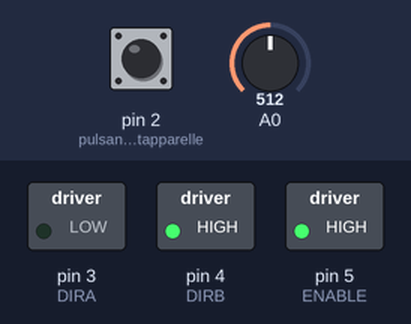
Bench run of a sketch on a simulated Arduino Uno, built with avr-gcc and run on an emulated ATmega328P. Shown: switched loads named in the sketch (green lamp = pin HIGH). The test bench sets the inputs (shaded band); at power-on: A0 = 512, pin 2 (pulsante_alza_tapparelle) LOW.

Above: at 1.2 s.
1.3 s: A0 set to 490
At 1.9 s:
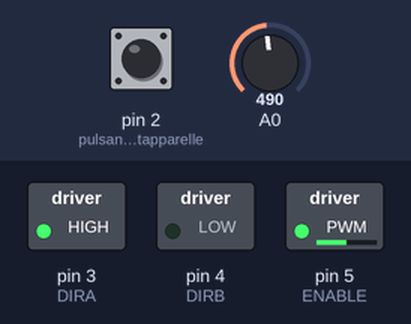
Timing chart, 0 to 4.3 s (numbered marks = the images above; inputs shaded):
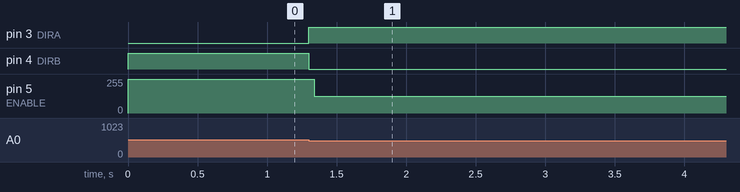

The sketch:

tapparelle_domotiche.ino
```cpp
int dir = 0; // direzione rotazione
#define ENABLE 5 // enable motore
#define DIRA 3 // senso rotazione
#define DIRB 4 // senso rotazione

void setup() {
pinMode(2, INPUT); //pulsante alza tapparelle
pinMode(3, INPUT); //pulsante abbassa tapparelle
pinMode(4, INPUT);//sensore fine corsa parte basculante
pinMode(5, INPUT);//sensore fine corsa parte poggiolo
pinMode(A0,INPUT);
pinMode(A1, INPUT);

//---set pin direction
pinMode(ENABLE,OUTPUT);
pinMode(DIRA,OUTPUT);
pinMode(DIRB,OUTPUT);


}

void loop() {
  int velocita;
  int luce = analogRead (A0); //legge valore da 0 a 1023 della luce sulla stanza
  if(luce > 500 or digitalRead(2) == HIGH){
      if(digitalRead(4) == HIGH){
        dir = 0;// senso antiorario, ossia tirare sù le tapparelle
        velocita = 255;
      }else {velocita = 0;
  }
  }
  if (luce <= 500 or digitalRead(3) == HIGH){
    if(digitalRead(5) == LOW){
    dir = 1; // senso orario, ossia tirare giù le tapparelle
    velocita = 255;
    }else {velocita = 0;
  }
  }
  analogWrite(ENABLE, velocita);
  digitalWrite(DIRA,dir);
  digitalWrite(DIRB,!dir);
}
```

Measured:
- the behaviour switches between 501 and 500 on A0 (found by bisection; images 0 and 1)
- after the input at 1.3 s, pin 3 (DIRA): LOW → HIGH at once; pin 4 (DIRB): HIGH → LOW at once; pin 5 (ENABLE): 255/255 → 127/255 at once
